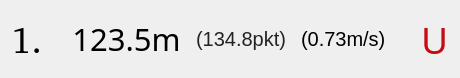
<?xml version="1.0" encoding="UTF-8"?>
<ui version="4.0">
 <class>SingleJumpMiniResultWidget</class>
 <widget class="QWidget" name="SingleJumpMiniResultWidget">
  <property name="geometry">
   <rect>
    <x>0</x>
    <y>0</y>
    <width>460</width>
    <height>78</height>
   </rect>
  </property>
  <property name="windowTitle">
   <string>Widget</string>
  </property>
  <layout class="QHBoxLayout" name="horizontalLayout">
   <item>
    <widget class="QLabel" name="label_index">
     <property name="font">
      <font>
       <family>Quicksand [NONE]</family>
       <pointsize>28</pointsize>
      </font>
     </property>
     <property name="text">
      <string>1. </string>
     </property>
    </widget>
   </item>
   <item>
    <spacer name="horizontalSpacer">
     <property name="orientation">
      <enum>Qt::Horizontal</enum>
     </property>
     <property name="sizeHint" stdset="0">
      <size>
       <width>14</width>
       <height>20</height>
      </size>
     </property>
    </spacer>
   </item>
   <item>
    <widget class="QLabel" name="label_distance">
     <property name="font">
      <font>
       <family>Ubuntu Light</family>
       <pointsize>23</pointsize>
       <bold>false</bold>
      </font>
     </property>
     <property name="styleSheet">
      <string notr="true">color: black;</string>
     </property>
     <property name="text">
      <string>123.5m</string>
     </property>
     <property name="alignment">
      <set>Qt::AlignCenter</set>
     </property>
    </widget>
   </item>
   <item>
    <spacer name="horizontalSpacer_2">
     <property name="orientation">
      <enum>Qt::Horizontal</enum>
     </property>
     <property name="sizeType">
      <enum>QSizePolicy::Expanding</enum>
     </property>
     <property name="sizeHint" stdset="0">
      <size>
       <width>10</width>
       <height>20</height>
      </size>
     </property>
    </spacer>
   </item>
   <item>
    <widget class="QLabel" name="label_points">
     <property name="font">
      <font>
       <pointsize>15</pointsize>
      </font>
     </property>
     <property name="styleSheet">
      <string notr="true">color: rgb(35, 35, 35);</string>
     </property>
     <property name="text">
      <string>(134.8pkt)</string>
     </property>
     <property name="alignment">
      <set>Qt::AlignCenter</set>
     </property>
    </widget>
   </item>
   <item>
    <spacer name="horizontalSpacer_4">
     <property name="orientation">
      <enum>Qt::Horizontal</enum>
     </property>
     <property name="sizeType">
      <enum>QSizePolicy::Maximum</enum>
     </property>
     <property name="sizeHint" stdset="0">
      <size>
       <width>10</width>
       <height>5</height>
      </size>
     </property>
    </spacer>
   </item>
   <item>
    <widget class="QLabel" name="label_wind">
     <property name="font">
      <font>
       <family>Ubuntu</family>
       <pointsize>15</pointsize>
       <bold>false</bold>
      </font>
     </property>
     <property name="text">
      <string>(0.73m/s)</string>
     </property>
    </widget>
   </item>
   <item>
    <spacer name="horizontalSpacer_3">
     <property name="orientation">
      <enum>Qt::Horizontal</enum>
     </property>
     <property name="sizeType">
      <enum>QSizePolicy::Maximum</enum>
     </property>
     <property name="sizeHint" stdset="0">
      <size>
       <width>30</width>
       <height>20</height>
      </size>
     </property>
    </spacer>
   </item>
   <item>
    <widget class="QLabel" name="label_landingInfo">
     <property name="font">
      <font>
       <family>Quicksand Medium</family>
       <pointsize>28</pointsize>
       <bold>false</bold>
      </font>
     </property>
     <property name="styleSheet">
      <string notr="true">QLabel{
	color: rgb(197, 11, 19);
}</string>
     </property>
     <property name="text">
      <string>U</string>
     </property>
    </widget>
   </item>
  </layout>
 </widget>
 <resources/>
 <connections/>
</ui>
